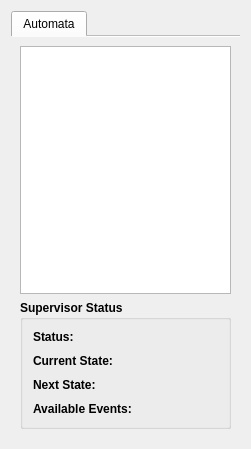
<?xml version="1.0" encoding="UTF-8"?>
<ui version="4.0">
 <class>ProjectWidget</class>
 <widget class="QWidget" name="ProjectWidget">
  <property name="geometry">
   <rect>
    <x>0</x>
    <y>0</y>
    <width>251</width>
    <height>449</height>
   </rect>
  </property>
  <property name="windowTitle">
   <string>Form</string>
  </property>
  <layout class="QVBoxLayout" name="verticalLayout_2">
   <item>
    <widget class="QTabWidget" name="tabWidget">
     <property name="currentIndex">
      <number>0</number>
     </property>
     <property name="documentMode">
      <bool>true</bool>
     </property>
     <property name="tabsClosable">
      <bool>false</bool>
     </property>
     <property name="movable">
      <bool>true</bool>
     </property>
     <widget class="QWidget" name="tabAutomata">
      <attribute name="title">
       <string>Automata</string>
      </attribute>
      <layout class="QVBoxLayout" name="verticalLayout">
       <item>
        <widget class="AutomatonTreeWidget" name="treeAutomata">
         <property name="editTriggers">
          <set>QAbstractItemView::NoEditTriggers</set>
         </property>
         <property name="dragEnabled">
          <bool>true</bool>
         </property>
         <property name="dragDropMode">
          <enum>QAbstractItemView::DragDrop</enum>
         </property>
         <property name="alternatingRowColors">
          <bool>true</bool>
         </property>
         <property name="rootIsDecorated">
          <bool>true</bool>
         </property>
         <property name="sortingEnabled">
          <bool>true</bool>
         </property>
         <property name="headerHidden">
          <bool>true</bool>
         </property>
         <column>
          <property name="text">
           <string notr="true">1</string>
          </property>
         </column>
        </widget>
       </item>
       <item>
        <widget class="QGroupBox" name="groupBox">
         <property name="font">
          <font>
           <weight>75</weight>
           <bold>true</bold>
          </font>
         </property>
         <property name="title">
          <string>Supervisor Status</string>
         </property>
         <layout class="QFormLayout" name="formLayout">
          <property name="horizontalSpacing">
           <number>10</number>
          </property>
          <property name="verticalSpacing">
           <number>10</number>
          </property>
          <property name="margin">
           <number>10</number>
          </property>
          <item row="0" column="0">
           <widget class="QLabel" name="label">
            <property name="font">
             <font>
              <weight>75</weight>
              <bold>true</bold>
             </font>
            </property>
            <property name="text">
             <string>Status:</string>
            </property>
           </widget>
          </item>
          <item row="0" column="1">
           <widget class="QLabel" name="labelStatus">
            <property name="font">
             <font>
              <weight>50</weight>
              <bold>false</bold>
             </font>
            </property>
            <property name="text">
             <string/>
            </property>
           </widget>
          </item>
          <item row="1" column="0">
           <widget class="QLabel" name="label_2">
            <property name="font">
             <font>
              <weight>75</weight>
              <bold>true</bold>
             </font>
            </property>
            <property name="text">
             <string>Current State:</string>
            </property>
           </widget>
          </item>
          <item row="1" column="1">
           <widget class="QLabel" name="labelCurState">
            <property name="font">
             <font>
              <weight>50</weight>
              <bold>false</bold>
             </font>
            </property>
            <property name="text">
             <string/>
            </property>
           </widget>
          </item>
          <item row="2" column="0">
           <widget class="QLabel" name="label_4">
            <property name="font">
             <font>
              <weight>75</weight>
              <bold>true</bold>
             </font>
            </property>
            <property name="text">
             <string>Next State:</string>
            </property>
           </widget>
          </item>
          <item row="2" column="1">
           <widget class="QLabel" name="labelNextState">
            <property name="font">
             <font>
              <weight>50</weight>
              <bold>false</bold>
             </font>
            </property>
            <property name="text">
             <string/>
            </property>
           </widget>
          </item>
          <item row="3" column="0">
           <widget class="QLabel" name="label_3">
            <property name="font">
             <font>
              <weight>75</weight>
              <bold>true</bold>
             </font>
            </property>
            <property name="text">
             <string>Available Events:</string>
            </property>
           </widget>
          </item>
          <item row="3" column="1">
           <widget class="QLabel" name="labelEvents">
            <property name="font">
             <font>
              <weight>50</weight>
              <bold>false</bold>
             </font>
            </property>
            <property name="text">
             <string/>
            </property>
           </widget>
          </item>
         </layout>
        </widget>
       </item>
      </layout>
     </widget>
    </widget>
   </item>
  </layout>
 </widget>
 <customwidgets>
  <customwidget>
   <class>AutomatonTreeWidget</class>
   <extends>QTreeWidget</extends>
   <header location="global">automatontreewidget.h</header>
  </customwidget>
 </customwidgets>
 <resources/>
 <connections/>
</ui>
